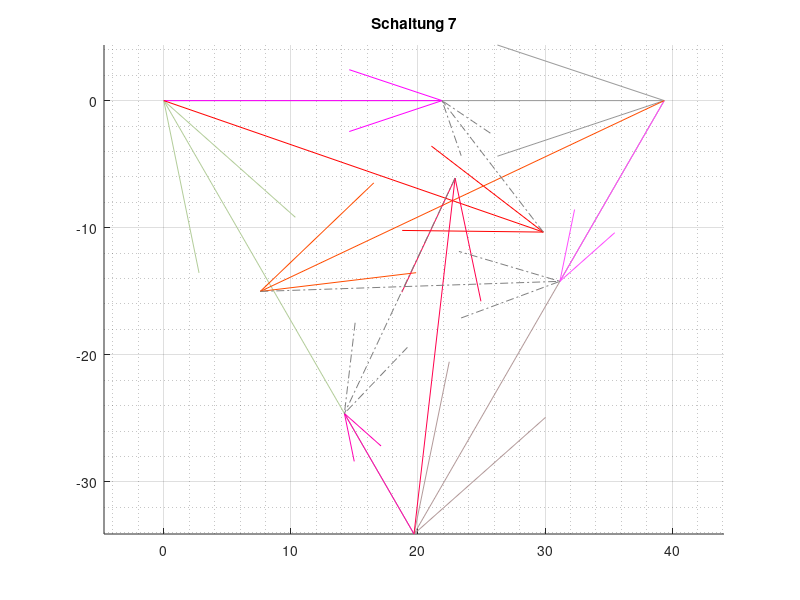

Here is the MATLAB script that generated this plot:

% Constants
R1 = 75; R2 = 100; R3 = 150; % Ohm
C = 30e-6; %(Micro)Farrad
f = 50; % Hz
w = 2*pi*f; %

%UY = 40; % Quellspannung in V
UY = 39.38; %

U12 = UY * exp(j*0*pi/180); % Leiterspannungen
U23 = UY * exp(j*-120*pi/180); %
U31 = UY * exp(j*120*pi/180); %

%U1N = U12/(sqrt(3)*exp(j*(30*pi/180))); % berechnet :)
%U2N = U23/(sqrt(3)*exp(j*(30*pi/180))); %
%U3N = U31/(sqrt(3)*exp(j*(30*pi/180))); %

%U1N = 18*exp(j*(-30*pi/180)); % gemessen
%U2N = 26.6*exp(j*(-150*pi/180)); %
%U3N = 22.25*exp(j*(90*pi/180));

% SCHALTUNG 7

%I_1 = U1N/Z1N, I_2 = U2N/Z2N, I_3 = U3N/Z3N % Strangstr?me
I12 = U12/R1;
I23 = U23/R2;
I31 = U31/R3;
%I_x1 = I12 - I31; 
%I_x2 = I23 - I12; 
%I_x3 = I31 - I23; % Strangstr?me


I_1 = 758e-3*exp(j*(angle(U12/R1 - U31/R3))) ;
I_2 = 843e-3*exp(j*(angle(U23/R2 - U12/R1))) ;
I_3 = 676e-3*exp(j*(angle(U31/R3 - U23/R2))) ;
%Phi_I_N = (angle(I_1 + I_2 + I_3)); %Phasenwinkel Nullleiter 
%Phi_U_N = (angle(I_1*Z1N + I_2*Z2N + I_3*Z3N)); %
%I_N = I_1 + I_2 + I_3; % Strom Nulleiter
%I_N = 114e-3*exp(j*Phi_I_N); 
%U_N = 4.36*exp(j*Phi_U_N);

% quiver U12, U23, U31
figure('Name', 'Schaltung 7'), title ('Schaltung 7')
grid on, grid minor, axis equal

hold on
%--------------------------------------->
% 1st Leiter
refStart=0; arrow1 = U12;
a = quiver(real(refStart),imag(refStart),real(arrow1),imag(arrow1), 'Color', [0.6 0.6 0.6] ,'DisplayName','U12');

%--------------------------------------->
% 2nd Leiter
refStart=refStart+arrow1; arrow2 = U23;
b = quiver(real(refStart),imag(refStart),real(arrow2),imag(arrow2),'Color', [0.7 0.6 0.6] ,'DisplayName','U23');

%--------------------------------------->
% 3rd Leiter
refStart=refStart+arrow2; 
arrow3 = U31;
c = quiver(real(refStart),imag(refStart),real(arrow3),imag(arrow3),'Color', [0.7 0.8 0.6] ,'DisplayName','U31');

%--------------------------------------->
%Str?me

%Leiterstrom I12
Strom12 = I12*41.7;

d = quiver(0, 0 , real(Strom12), imag(Strom12), 'Color', [1 0 1] ,'DisplayName','I_12');

%Leiterstrom I23
Strom23 = I23*41.7;
e = quiver(real(arrow1),imag(arrow1),real(Strom23),imag(Strom23),'Color', [1 0.3 1] ,'DisplayName','I_23');

%Leiterstrom I31
Strom31 = I31*41.7;
f = quiver(19.69,imag(arrow2),real(Strom31),imag(Strom31), 'Color', [1 0 0.7] ,'DisplayName','I_31');

%--------------------------------------->

%Strangstrom I_1
Strom1 = I_1*41.7;
g = quiver(0, 0 , real(Strom1), imag(Strom1), 'Color', [1 0 0] ,'DisplayName','I_1');

%Strangstrom I_2
Strom2 = I_2*41.7;
h = quiver(real(arrow1),imag(arrow1),real(Strom2),imag(Strom2),'Color', [1 0.3 0] ,'DisplayName','I_2');

%Strangstrom I_3
Strom3 = I_3*41.7;
k = quiver(19.69,imag(arrow2),real(Strom3),imag(Strom3), 'Color', [1 0 0.3] ,'DisplayName','I_3');

%--------------------------------------->

%Verbindung I_1
UV1 = (I12-I_1)*41.7;
quiver(real(Strom1), imag(Strom1), real(UV1), imag(UV1), 'Color', [0.5 0.5 0.5], 'LineStyle' , '-.');

%Verbindung I_2
UV2 = (I23-I_2)*41.7;
X2 = 7.595;
Y2 = -15.015;
quiver(X2 ,Y2, real(UV2), imag(UV2), 'Color', [0.5 0.5 0.5], 'LineStyle' , '-.');

%Verbindung I_3
UV3 = (I31-I_3)*41.7;
X3 = 22.92;
Y3 = -6.1;
quiver(X3 , Y3 , real(UV3), imag(UV3), 'Color', [0.5 0.5 0.5], 'LineStyle' , '-.');


%--------------------------------------->
% Nullleiter
%Strom4 = I_N*100;
%quiver(real(refStart+Strang3),imag(refStart+Strang3),real(Strom4),imag(Strom4), 'k' ,'DisplayName','I_N');
%Volt = U_N;
%quiver(real(refStart+Strang3),imag(refStart+Strang3),real(Volt),imag(Volt), 'm' ,'DisplayName','U_N');

% switch off the Quivergroup Property AutoScale for all arrows
hAutoScale=findobj('-property','AutoScale');
set(hAutoScale,'AutoScale','off')

%legend show

hold off

%-----------------------------------------------------------------------------------------------------